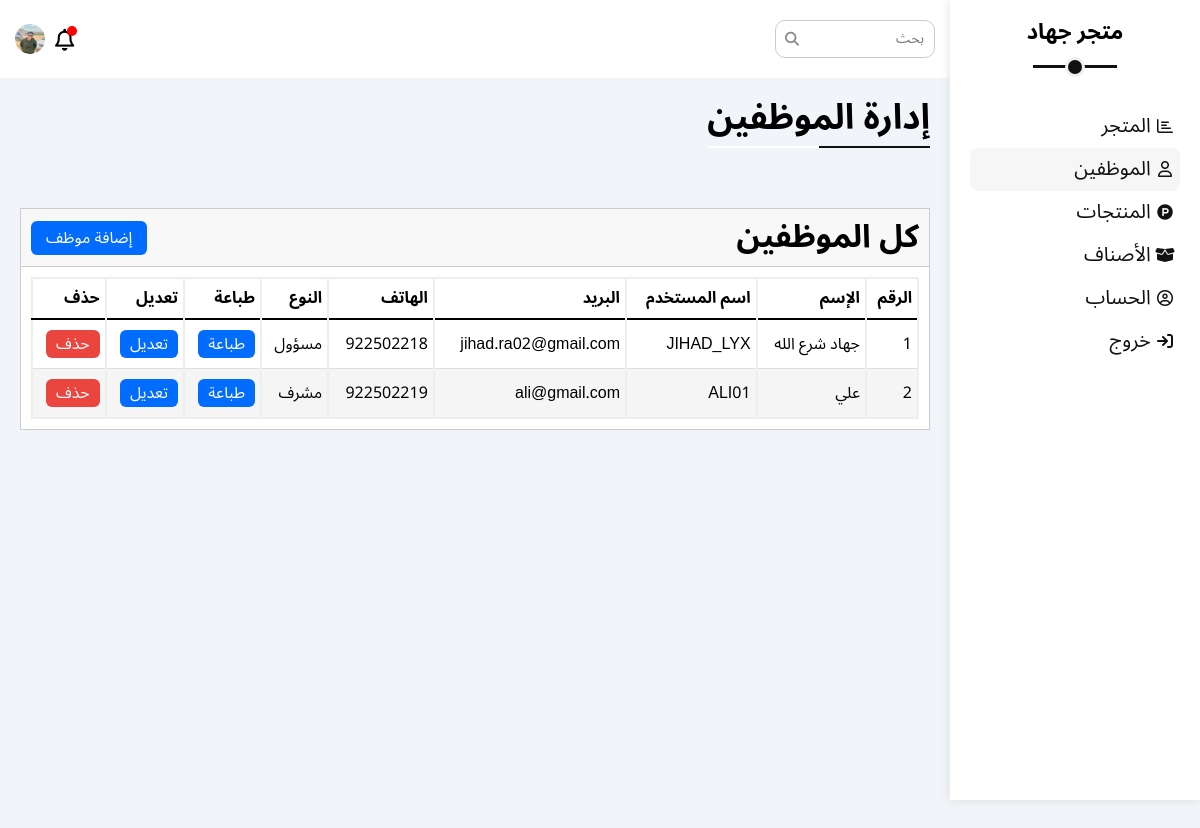
Page /models/admin/employees.php (signed in) on the committed database.
### tables this page shows
CREATE TABLE `employees` (
  `id` int(11) NOT NULL,
  `name` varchar(55) NOT NULL,
  `username` varchar(55) NOT NULL,
  `email` varchar(55) NOT NULL,
  `phone` int(11) NOT NULL,
  `password` varchar(55) NOT NULL,
  `type_id` int(11) NOT NULL,
  `position` varchar(255) NOT NULL
);

CREATE TABLE `type` (
  `id` int(11) NOT NULL,
  `name` varchar(55) NOT NULL
);

### models/admin/employees.php (the view, shortened to what this page needs)
<?php
    include("../../PHP/dbcon.php");
?>
<!DOCTYPE html>
<html lang="en">
    <head>
        <link rel="stylesheet" href="../../CSS/controlePanel.css">
        <link rel="stylesheet" href="../../CSS/store.css">
        <link rel="stylesheet" href="../../CSS/normalize.css">
        <link rel="stylesheet" href="../../CSS/all.min.css">
    </head>
<body dir="rtl">
    <div class="page">
        <div class="sidebar">
            <h3>متجر جهاد</h3>
            <ul>
                <li ><a  href="../../Pages/index.php">
                    <i class="fa-regular fa-chart-bar fa-fw"></i>
                    <span>المتجر</span>
                </a></li>
                <li><a class="active" href="employees.php">
                    <i class="fa-regular fa-user fa-fw"></i>
                    <span>الموظفين</span>
                </a></li>
                <li><a href="products.php">
                    <i class="fa-brands fa-product-hunt fa-fw"></i>
                    <span>المنتجات</span>
                </a></li>
                <li><a href="type_product.php">
                    <i class="fa-solid fa-box-open"></i>
                    <span>الأصناف</span>
                </a></li>
                <li><a href="../module/profile.php">
                    <i class="fa-regular fa-circle-user fa-fw"></i>
                    <span>الحساب</span>
                </a></li>
                <li><a href="../../PHP/login.php?sign_out=1">
                <i class="fa-solid fa-arrow-right-to-bracket"></i>
                    <span>خروج</span>
                </a></li>
            </ul>
        </div>
        <div id="hide"></div>
        <div class="content">
            <div class="head">
                <div class="input-box">
                    <form action="table_emp.php" method="POST">
                        <input class="search" type="text" name="search" placeholder="بحث" id="">
                    </form>
                </div>
                <div class="icons">
                    <span class="notification">
                        <i class="fa-regular fa-bell fa-lg"></i>
                    </span>
                    <?php
                        if(isset($_SESSION["id_employee"])){
                            $sql = "SELECT position FROM employees WHERE id = {$_SESSION["id_employee"]}";
                            $q = $conn->prepare($sql);
                            $q->execute();
                            $path = $q->fetch(PDO::FETCH_OBJ)->position;
                        }
                    ?>
                    <img src="<?= "../../". $path ?>" alt="">
                </div>
            </div>
            <h3 class="title-main">إدارة الموظفين</h3>
            <div class="wrapper-two">
                <div class="content-wrapper">
                    <div class="card-header">
                        <h1 class="title">كل الموظفين</h1>
                        <a href="addEmp.php">إضافة موظف</a>
                    </div>
                    <div class="box-table">
                        <table>
                            <thead>
                                <tr>
                                    <th>الرقم</th>
                                    <th>الإسم</th>
                                    <th>اسم المستخدم</th>
                                    <th>البريد</th>
                                    <th>الهاتف</th>
                                    <th>النوع</th>
                                    <th>طباعة</th>
                                    <th>تعديل</th>
                                    <th>حذف</th>
                                </tr>
                            </thead>
                            <tbody>
                            <?php
                                    $q = $conn->prepare("SELECT employees.id, employees.name, username, email, phone, password, type.name AS type FROM employees JOIN type ON type_id = type.id ORDER BY employees.id ASC");
                                    $q->execute();
                                    $result = $q->fetchAll(PDO::FETCH_OBJ);
                                    if($result){
                                        foreach($result as $item){
                                            ?>
                                            <tr>
                                                <td><?= $item->id ?></td>
                                                <td><?= $item->name ?></td>
                                                <td><?= $item->username ?></td>
                                                <td><?= $item->email ?></td>
                                                <td><?= $item->phone ?></td>
                                                <td><?= $item->type ?></td>
                                                <td><a href="../../PDF/print.php?id=<?= $item->id; ?>" class="edit">طباعة</a></td>
                                                <td><a href="EditEmp.php?id=<?= $item->id; ?>" class="edit">تعديل</a></td>
                                                <td><form action="../../PHP/script.php" method="POST">
                                                    <button type="submit" style="border:none; outline:none" class="delete" name="Delete" value="<?= $item->id; ?>" >حذف</button>
                                                </form></td>
                                            </tr>
                                            <?php
                                        }
                                    }
                                ?>
                            </tbody>
                        </table>
                    </div>
                </div>
            </div>
        </div>
    </div>
</body>
</html>

### CSS/controlePanel.css (style rules this page uses)
.page { display: flex; min-height: 100vh; background-color: #f1f5f9; }
.sidebar { width: 250px; min-height: 100vh; padding: 20px; position: fixed; top: 0; right: 0 ; background-color: #fff; box-shadow: 0 0 10px #ddd; }
#hide { min-width: 250px !important; }
.content { width: 100%; height: 1000px; }
.page .sidebar h3 { position: relative; text-align: center; margin-bottom: 60px; font-size: 22px; font-weight: 600; }
.page .sidebar h3::before, .page .sidebar h3::after { content: ''; position: absolute; left: 50%; transform: translateX(-50%); }
.page .sidebar h3::before { top: calc(100% + 20px); width: 40%; height: 3px; background-color: #111; }
.page .sidebar h3::after { top: calc(100% + 12px); width: 14px; height: 14px; border: 3px solid #eee; border-radius: 50%; background-color: #111; }
.page li a { cursor: pointer; display: block; width: 100%; padding: 10px 5px; border-radius: 8px; color: #111; }
.page ul li a.active { background-color: #f6f6f6; }
.page ul li a i { text-align: center; width: 1.25em; }
.page ul li a span { font-size: 20px; }
.page .content .head { padding: 20px 15px; display: flex; justify-content: space-between; align-items: center; background-color: #fff; }
.content .head .input-box { position: relative; border-radius: 8px; }
.content .head .input-box::before { font-family: "Font Awesome 5 Free"; content: "\f002"; font-weight: 900; position: absolute; left: 15px; top: 50%; transform: translateY(-50%); font-size: 14px; color: #888; }
.content .head .input-box input { padding: 10px; border: 1px solid #ccc; border-radius: 10px; margin-left: 5px; padding-left: 30px; font-size: 14px; width: 160px; transition: width 0.3s; outline: none; }
.page .head .icons { display: flex; justify-content: center; align-items: center; }
.page .head .icons span { position: relative; }
.page .head .icons span::before { content: ''; position: absolute; top: -4px; right: -3px; width: 10px; height: 10px; background-color: red; border-radius: 50%; z-index: 1; }
.page .head .icons i { position: relative; top: 3px; font-size: 22px; }
.page .head .icons img { margin-right: 10px; width: 30px; height: 30px; max-width: 100%; border-radius: 50%; }
.content .title-main { margin: 20px 20px 40px; position: relative; width: fit-content; font-size: 35px; font-weight: 600; }
.content .title-main::before, .content .title-main::after { content: ''; position: absolute; bottom: -10px; height: 2px; }
.content .title-main::before { width: 100%; left: 50%; transform: translateX(-50%); background-color: #fff; }
.content .title-main::after { right: 0%; width: 50%; background-color: #111; }
.content .wrapper-two { padding: 30px 20px; position: relative; z-index: 4; }
.content .content-wrapper { border: 1px solid #ccc; background-color: #fff; }
.content .wrapper-two .card-header { padding: 10px; display: flex; justify-content: space-between; align-items: center; border-bottom: 1px solid #ccc; background-color: #f8f8f8; }
.content .card-header .title { margin: 0; font-weight: 600; }
.content .card-header a { font-size: 16px; padding: 8px 15px; border-radius: 6px; background-color: #026CFF; color: white; }
.content .wrapper-two .box-table { padding: 10px; }
.content .wrapper-two table { border-collapse: collapse; border: 2px solid #eee; width: 100%; }
.content .wrapper-two table thead { border-bottom: 2px solid black !important; }
.content .wrapper-two table tr:nth-child(even) { background-color: #f5f5f5; }
.content .wrapper-two table th, .content .wrapper-two table td { text-align: right; padding: 10px 5px; }
.content .wrapper-two table th, .content .wrapper-two table td { border-right: 2px solid #eee; border-bottom: 1px solid #ddd; }
.content .wrapper-two table .edit { display: block; width: fit-content; font-size: 16px; padding: 5px 10px; border-radius: 6px; background-color: #026CFF; color: white; }
.content .wrapper-two table form .delete { font-size: 16px; padding: 5px 10px; border-radius: 6px; background-color: #EB4540; color: white; outline: none; border: none; cursor: pointer; }

### CSS/store.css (style rules this page uses)
* { margin: 0; padding: 0; -webkit-box-sizing: border-box; -moz-box-sizing: border-box; box-sizing: border-box; }
html { scroll-behavior: smooth; }
body { font-family: 'Noto Sans Arabic', sans-serif; }
a { text-decoration: none; }
ul { list-style: none; }
:root { --main-color: #FA6545; --dark-color: #111; --light-color: #fff; --width-cart: 450px }

### rows in the picture
employees: position (picture), id "1", name "جهاد شرع الله", username "JIHAD_LYX", email "jihad.ra02@gmail.com", phone "922502218", type.name "مسؤول"
employees: id "2", name "علي", username "ALI01", email "ali@gmail.com", phone "922502219", type.name "مشرف"
